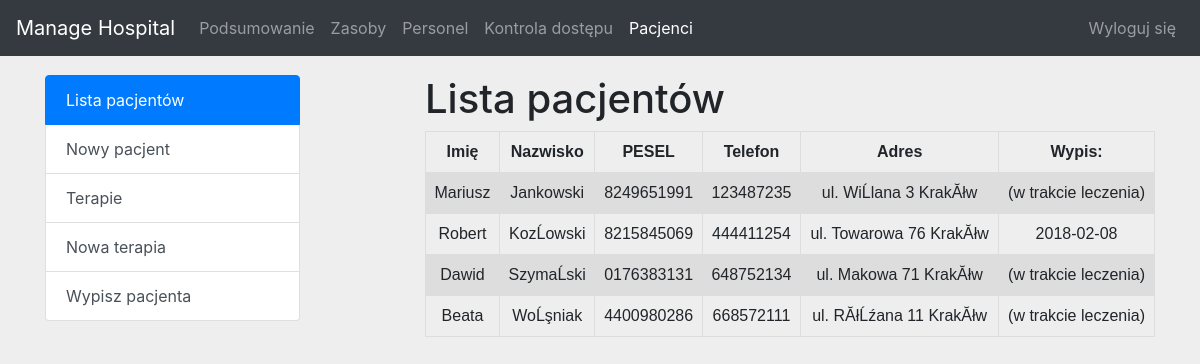
Screenshot of /pages/patients.php (signed in) with the database file from the repository.
### tables this page shows
CREATE TABLE IF NOT EXISTS `osoby` (
  `imie` varchar(20) NOT NULL,
  `nazwisko` varchar(50) NOT NULL,
  `pesel` varchar(10) NOT NULL,
  `telefon` varchar(15) DEFAULT NULL,
  `adres` varchar(70) NOT NULL,
  PRIMARY KEY (`pesel`)
);

CREATE TABLE IF NOT EXISTS `pacjenci` (
  `pesel` varchar(10) NOT NULL,
  PRIMARY KEY (`pesel`)
);

CREATE TABLE IF NOT EXISTS `rejestracje` (
  `data` date NOT NULL,
  `pacjenci_pesel` varchar(10) NOT NULL,
  `data_wypisu` date DEFAULT NULL,
  PRIMARY KEY (`data`,`pacjenci_pesel`),
  UNIQUE KEY `rejestracja__idx` (`pacjenci_pesel`)
);

### pages/patients.php (the view, shortened to what this page needs)
<?php
include '../components/globals.php';
if(isset($_GET['action'])) {
	$action = $_GET['action'];
} else {
	$action = 'patients_list';
}
?>
<!doctype html>
<html lang="pl">
	<head>
		<link href="../css/bootstrap.min.css" rel="stylesheet">
		<link href="../css/common_style.css" rel="stylesheet">
	</head>
	<body>
		<nav class="navbar navbar-expand-md navbar-dark bg-dark fixed-top">
			<a class="navbar-brand" href="#">Manage Hospital</a>
			<div class="collapse navbar-collapse" id="navbarsExampleDefault">
				<ul class="navbar-nav mr-auto">
					<li class="nav-item">
						<a class="nav-link" href="./summary.php">Podsumowanie</a>
					</li>
					<li class="nav-item">
						<a class="nav-link" href="./resources.php">Zasoby</a>
					</li>
					<li class="nav-item">
						<a class="nav-link" href="./personnel.php">Personel</a>
					</li>
					<li class="nav-item">
						<a class="nav-link" href="./access_control.php">Kontrola dostępu</a>
					</li>
					<li class="nav-item active">
						<a class="nav-link" href="./patients.php">Pacjenci</a>
					</li>
				</ul>
				<ul class="navbar-nav ml-auto">
					<li class="nav-item">
						<a class="nav-link" href="../components/do_logout.php">Wyloguj się</a>
					</li>
				</ul>
			</div>
		</nav>
		<main class="container">
			<div class="row">
				<div class="col-sm-3">
					<div class="list-group">
						<a href="./patients.php?action=patients_list" class="list-group-item list-group-item-action <?php echo ($action == 'patients_list' ? 'active' : ''); ?>">Lista pacjentów</a>
						<a href="./patients.php?action=add_patient" class="list-group-item list-group-item-action <?php echo (($action == 'add_patient' || $action == 'process_add_patient') ? 'active' : ''); ?>">Nowy pacjent</a>
						<a href="./patients.php?action=therapies" class="list-group-item list-group-item-action <?php echo ($action == 'therapies' ? 'active' : ''); ?>">Terapie</a>
						<a href="./patients.php?action=add_therapy" class="list-group-item list-group-item-action <?php echo (($action == 'add_therapy' || $action == 'process_add_therapy') ? 'active' : ''); ?>">Nowa terapia</a>
						<a href="./patients.php?action=discharge_patient" class="list-group-item list-group-item-action <?php echo (($action == 'discharge_patient' || $action == 'process_discharge_patient') ? 'active' : ''); ?>">Wypisz pacjenta</a>
					</div>
				</div>
				<div class="col-sm-1">
				</div>
				<div class="col-sm-8">
					<?php
					if($action == 'patients_list') {
						echo '<h1>Lista pacjentów</h1>';
						$sql = "SELECT * FROM osoby o JOIN pacjenci p ON o.pesel=p.pesel JOIN rejestracje r ON r.pacjenci_pesel=p.pesel ORDER BY nazwisko";
						$result = $mysqli->query($sql);
						if ($result->num_rows == 0) {
							echo '<div class="alert alert-info" role="alert">
								<strong>Informacja</strong> Nie wprowadzono jeszcze żadnych informacji o pacjentach.
							</div>';
						} else {
                            echo "<table>\n<tr><th>Imię</th><th>Nazwisko</th><th>PESEL</th><th>Telefon</th><th>Adres</th><th>Wypis:</th></tr>\n";
							while ($row = $result->fetch_assoc()) {
								if($row['data_wypisu'] == NULL) $data_wypisu = "(w trakcie leczenia)"; else $data_wypisu = $row['data_wypisu'];
								echo "<tr><td>". $row['imie'] ."</td><td>". $row['nazwisko'] ."</td><td>". $row['pesel'] ."</td><td>". $row['telefon'] ."</td><td>". $row['adres'] ."</td><td>". $data_wypisu ."</td></tr>\n";
							}
							echo "</table>\n";
						}
					}
					?>
				</div>
			</div>
		</main>
	</body>
</html>

### css/common_style.css (style rules this page uses)
body { padding-top: 75px; padding-bottom: 50px; background-color: #eee; }
table { font-family: arial, sans-serif; border-collapse: collapse; width: 100%; }
td, th { border: 1px solid #dddddd; text-align: center; padding: 8px; }
tr:nth-child(even) { background-color: #dddddd; }

### rows the page displays
osoby: imie "Mariusz", nazwisko "Jankowski", pacjenci.pesel "8249651991", telefon "123487235", adres "ul. WiĹlana 3 KrakĂłw", rejestracje.data_wypisu "(w trakcie leczenia)"
osoby: imie "Robert", nazwisko "KozĹowski", pacjenci.pesel "8215845069", telefon "444411254", adres "ul. Towarowa 76 KrakĂłw", rejestracje.data_wypisu "2018-02-08"
osoby: imie "Dawid", nazwisko "SzymaĹski", pacjenci.pesel "0176383131", telefon "648752134", adres "ul. Makowa 71 KrakĂłw", rejestracje.data_wypisu "(w trakcie leczenia)"
osoby: imie "Beata", nazwisko "WoĹşniak", pacjenci.pesel "4400980286", telefon "668572111", adres "ul. RĂłĹźana 11 KrakĂłw", rejestracje.data_wypisu "(w trakcie leczenia)"
